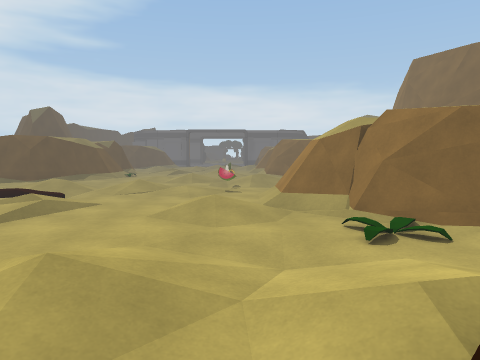
View 1 (above)

18 first-person views from a walk through a 3-D level made in the Unity game engine. The camera is 1.4 m above the floor, tilts 4° down and sees 70° across. The floor is counted in squares, 2 m on a side. Each view is taken from the middle of a square. On the plan, view 1 faces up. The plan holds only what a view shows up to about 11 squares ahead; the rest is blank. The place goes on beyond the plan. The player character is not drawn. Some animated figures are left out.

View 2
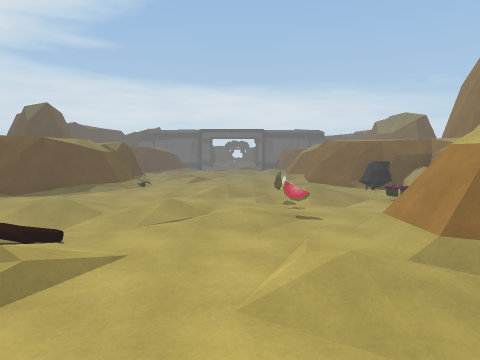

View 3
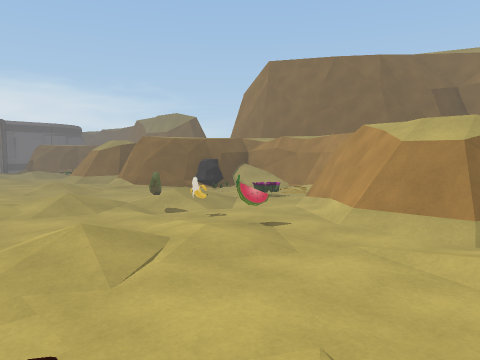

View 4
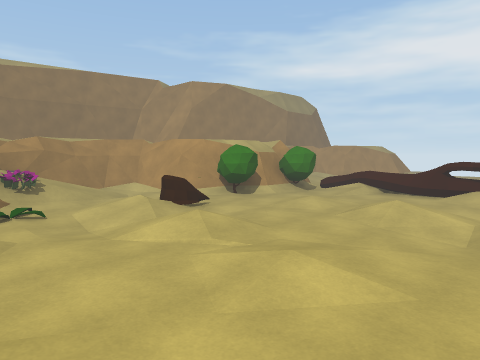

View 5
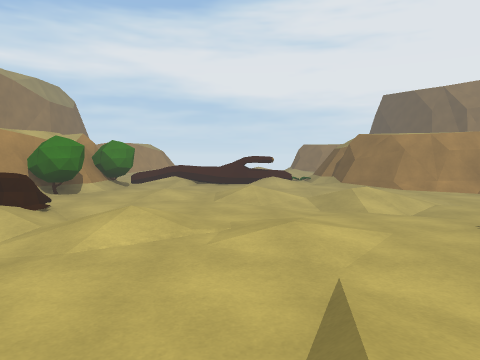

View 6
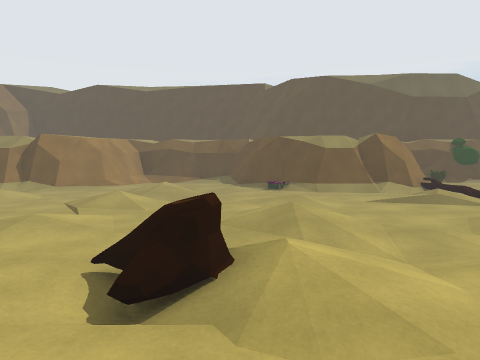

View 7
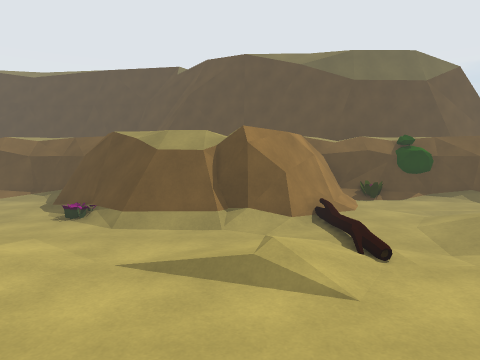

View 8
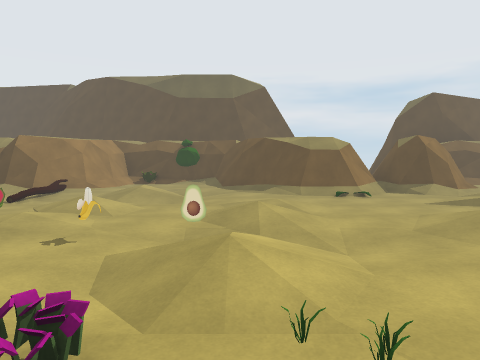

View 9
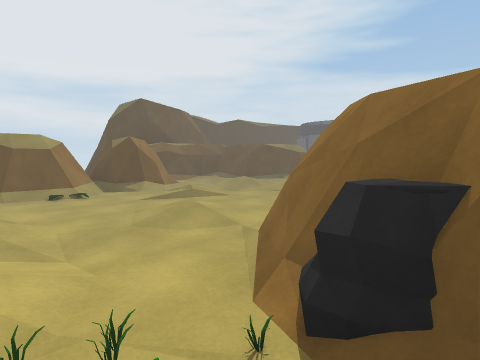

View 10
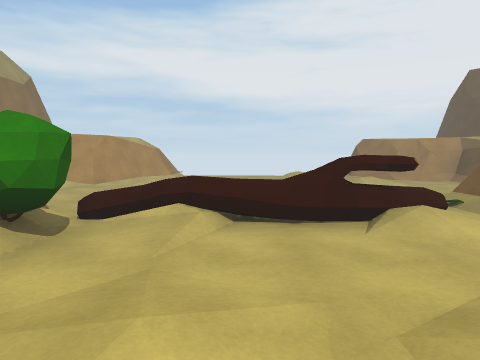

View 11
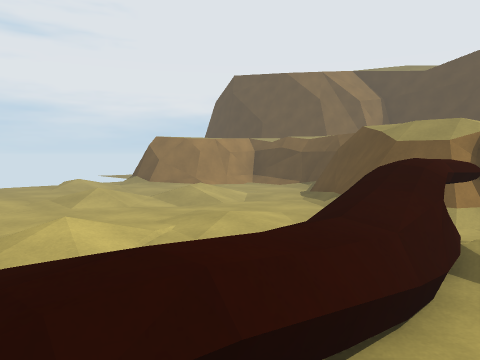

View 12
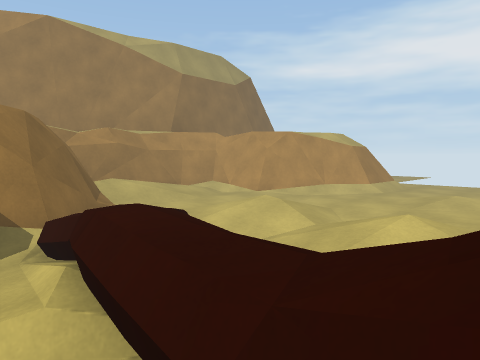

View 13
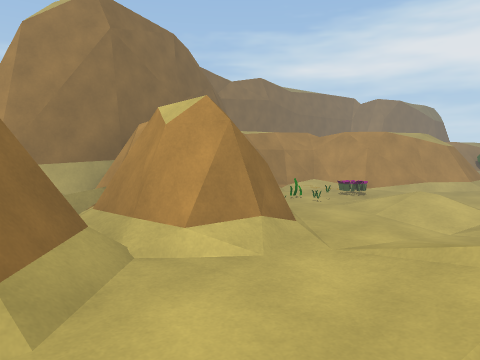

View 14
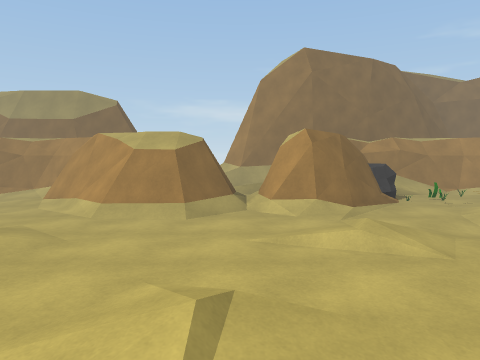

View 15
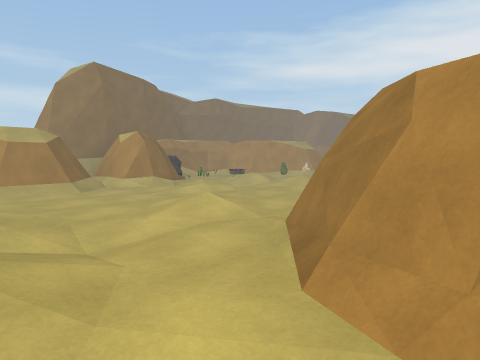

View 16
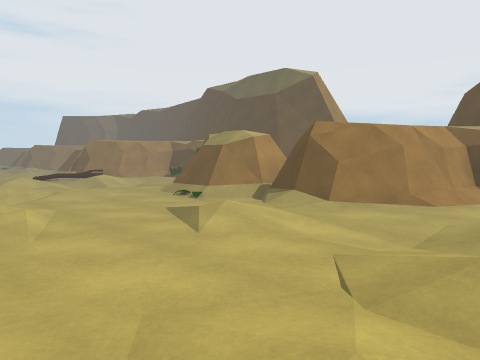

View 17
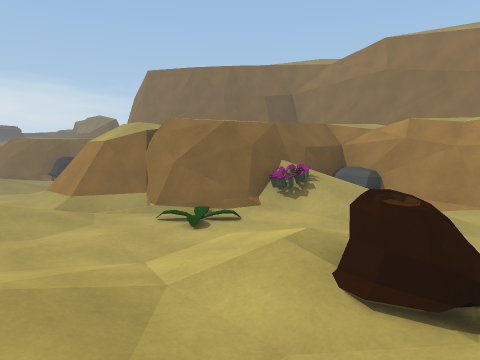

View 18
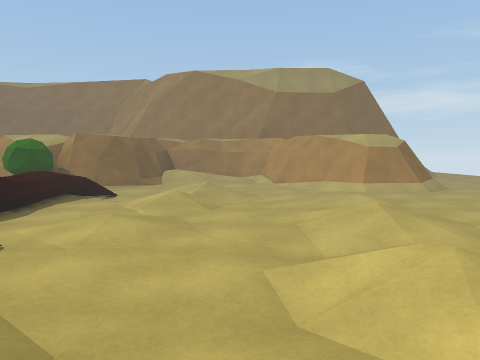

### Floor plan
Key: @ floor where view 1 was taken; # wall or solid block; . main floor; : floor 0.25 m higher than the main floor; - floor 0.25 m lower than the main floor; + floor 0.5 m higher than the main floor; / step, stairs or slope; = window, fence, low wall or low ledge; ^ raised ledge; O other object.
Columns run from 8 left of view 1 to 6 right of it. Each row starts with its distance up from view 1.
 16  #..+./:..#
 15  #/...:..##
 14  ###.....##
 13   ##//.../// ##
 12    #/../.#####
 11    ##..../####
 10    ##...-OOO^#
  9 ####.../O:O/#
  8  O..-...O.O:#
  7  #..+./:O.###
  6  #O..-.:.##
  5  ###//...##
  4    #//..:/#^
  3    #/....OO^#
  2   ##.::/.:./O
  1  ##....:.O./#
  0  #../...@/.##
 -1  #..:.::.O #
 -2  ##/.....##
 -3   ##.:...O#
 -4    #/#==//##
 -5    #O......##
 -6  ###...+.:.+#
 -7  #......-/.:#
 -8  #../.:.../##
 -9  #..//::./##
-10  ##/.....##
-11   ##.+.../#
-12    #... ....
-13           ...=
-14             ..

Where each view was taken, in squares from view 1:
view 1: 0 up, 0 right, facing up
view 2: 2 up, 1 left, facing up
view 3: 4 up, 3 left, facing up-right
view 4: 4 up, 4 left, facing down-right
view 5: 5 up, 2 left, facing down
view 6: 1 up, 3 right, facing left
view 7: 4 up, 0 right, facing left
view 8: 9 up, 3 right, facing left
view 9: 9 up, 3 right, facing up-left
view 10: 0 up, 1 left, facing down
view 11: 3 down, 0 right, facing down-left
view 12: 3 down, 2 left, facing down-right
view 13: 14 up, 1 left, facing down-right
view 14: 13 up, 4 left, facing right
view 15: 16 up, 6 left, facing down-right
view 16: 16 up, 0 right, facing down-left
view 17: 0 up, 1 left, facing up-right
view 18: 7 down, 6 left, facing right
